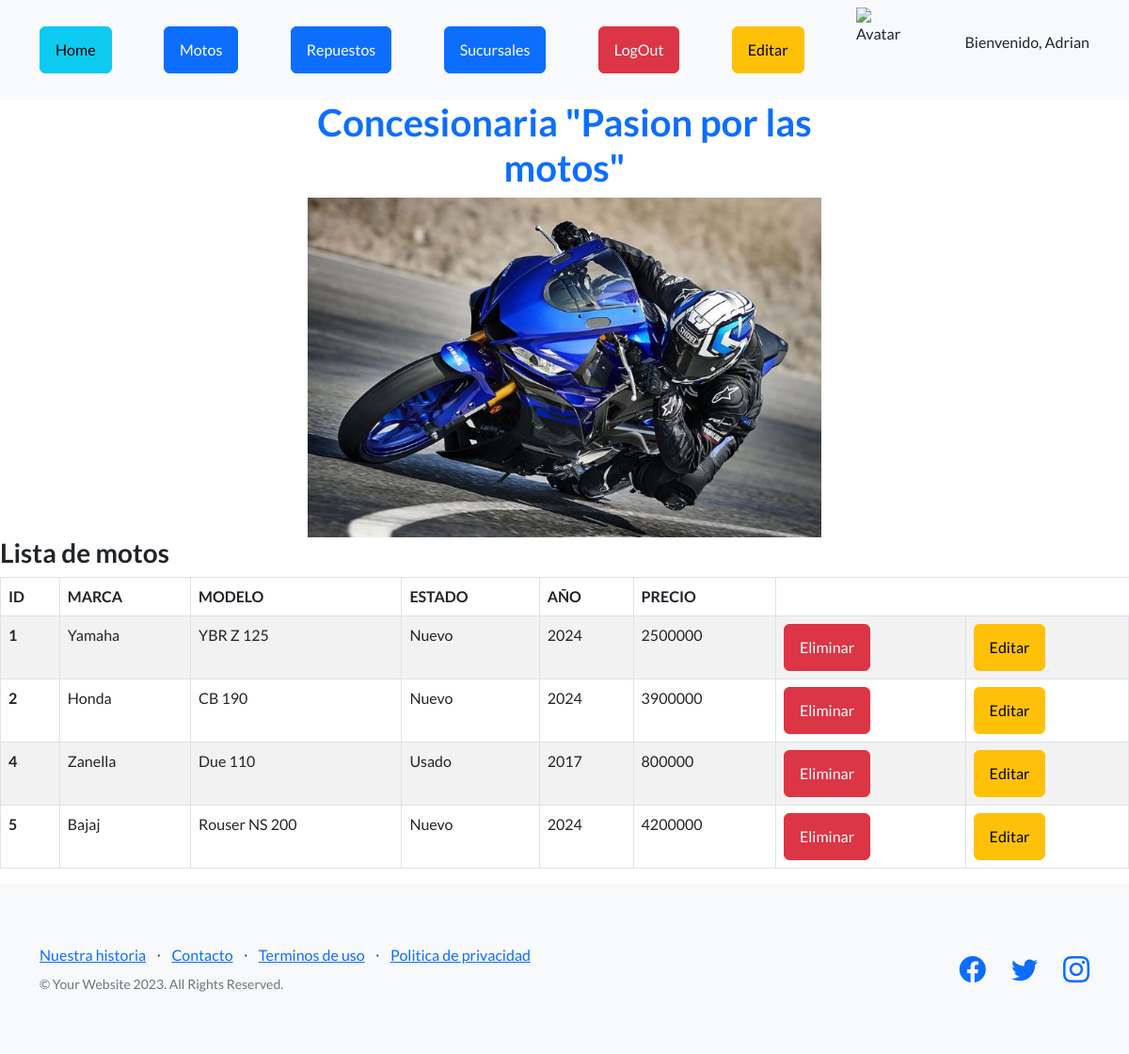
/AppCandas/motos/ver_motos/ (signed in), run on the app's committed database.
### AppCandas/models.py (models this page shows, shortened)
class Moto(models.Model):
    marca = models.CharField(max_length=40)
    modelo = models.CharField(max_length=40)
    estado = models.CharField(max_length=20)
    año = models.IntegerField()
    precio = models.IntegerField()

### AppCandas/views.py (the view)
# urls.py: path("motos/ver_motos/", views.ver_motos, name="base_motos"),
def ver_motos(request):
    motos = Moto.objects.all()
    return render(request , "ver_motos.html", {"motos": motos })

### AppCandas/templates/ver_motos.html
{% extends 'padre.html' %}
{% load static %}
{% block contenido %}
    <h3>Lista de motos</h3>
    <table class="table table-striped table-bordered">
        <thead>
            <tr>
                <th>ID</th>
                <th>MARCA</th>
                <th>MODELO</th>
                <th>ESTADO</th>
                <th>AÑO</th>
                <th>PRECIO</th>
            </tr>
        </thead>
        <tbody>
            {%for n in motos %}
            <tr>
                <th scope="row">{{n.id}}</th>
                <td>{{n.marca}}</td>
                <td>{{n.modelo}}</td>
                <td>{{n.estado}}</td>
                <td>{{n.año}}</td>
                <td>{{n.precio}}</td>
                {% if request.user.is_authenticated %}
                <td><a href="{% url 'eliminar_moto' n.id %}" class="btn btn-danger">Eliminar</a></td>
                <td><a href="{% url 'editar_moto' n.id %}" class="btn btn-warning">Editar</a></td>
                {% endif %}
            </tr>
            {% endfor %}
        </tbody>
    </table>
{% endblock %}

### AppCandas/templates/padre.html (shortened to what this page needs)
<!DOCTYPE html>
<html lang="en">
    <head>
        {% load static %}
        <link href="https://cdn.jsdelivr.net/npm/bootstrap-icons@1.5.0/font/bootstrap-icons.css" rel="stylesheet" type="text/css" />
        <link href="{% static 'AppCandas/css/styles.css' %}" rel="stylesheet" />
    </head>
    <body>
        <nav class="navbar navbar-light bg-light static-top">
            <div class="container">
                <a class="btn btn-info" href="{% url 'home' %}">Home</a>
                <a class="btn btn-primary" href="{% url 'motos' %}">Motos</a>
                <a class="btn btn-primary" href="{% url 'repuestos' %}">Repuestos</a>
                <a class="btn btn-primary" href="{% url 'sucursales' %}">Sucursales</a>
                {% if request.user.is_authenticated %}
                <a href="{% url 'logout' %}" class="btn btn-danger">LogOut</a>
                <a href="{% url 'editar_perfil' %}" class="btn btn-warning">Editar</a>
                {% endif %}
                {% if request.user.is_authenticated %}
                <img src="{{ url }}" alt="Avatar" width="60px" height="90px">
                <p>Bienvenido, {{ request.user.username }}</p>
                {% endif %}
            </div>
        </nav>
        <header class="">
            <div class="container position-relative">
                <div class="row justify-content-center">
                    <div class="col-xl-6">
                        <div class="text-center">
                            <h1 class="text-primary">Concesionaria "Pasion por las motos"</h1>
                            <img src="{% static 'AppCandas/assets/img/captura.jpg' %}" alt="" width="600px" height="600px" class="img-fluid">
                        </div>
                    </div>
                </div>
            </div>
        </header>
        {%block contenido %}
        {% endblock %}
        <footer class="footer bg-light">
            <div class="container">
                <div class="row">
                    <div class="col-lg-6 h-100 text-center text-lg-start my-auto">
                        <ul class="list-inline mb-2">
                            <li class="list-inline-item"><a href="#!">Nuestra historia</a></li>
                            <li class="list-inline-item">⋅</li>
                            <li class="list-inline-item"><a href="#!">Contacto</a></li>
                            <li class="list-inline-item">⋅</li>
                            <li class="list-inline-item"><a href="#!">Terminos de uso</a></li>
                            <li class="list-inline-item">⋅</li>
                            <li class="list-inline-item"><a href="#!">Politica de privacidad</a></li>
                        </ul>
                        <p class="text-muted small mb-4 mb-lg-0">&copy; Your Website 2023. All Rights Reserved.</p>
                    </div>
                    <div class="col-lg-6 h-100 text-center text-lg-end my-auto">
                        <ul class="list-inline mb-0">
                            <li class="list-inline-item me-4">
                                <a href="#!"><i class="bi-facebook fs-3"></i></a>
                            </li>
                            <li class="list-inline-item me-4">
                                <a href="#!"><i class="bi-twitter fs-3"></i></a>
                            </li>
                            <li class="list-inline-item">
                                <a href="#!"><i class="bi-instagram fs-3"></i></a>
                            </li>
                        </ul>
                    </div>
                </div>
            </div>
        </footer>
    </body>
</html>

### data on the page
Moto: id "1", marca "Yamaha", modelo "YBR Z 125", estado "Nuevo", año "2024", precio "2500000"
Moto: id "2", marca "Honda", modelo "CB 190", estado "Nuevo", año "2024", precio "3900000"
Moto: id "4", marca "Zanella", modelo "Due 110", estado "Usado", año "2017", precio "800000"
Moto: id "5", marca "Bajaj", modelo "Rouser NS 200", estado "Nuevo", año "2024", precio "4200000"

### other printed values
{{ request.user.username }} "Adrian"
